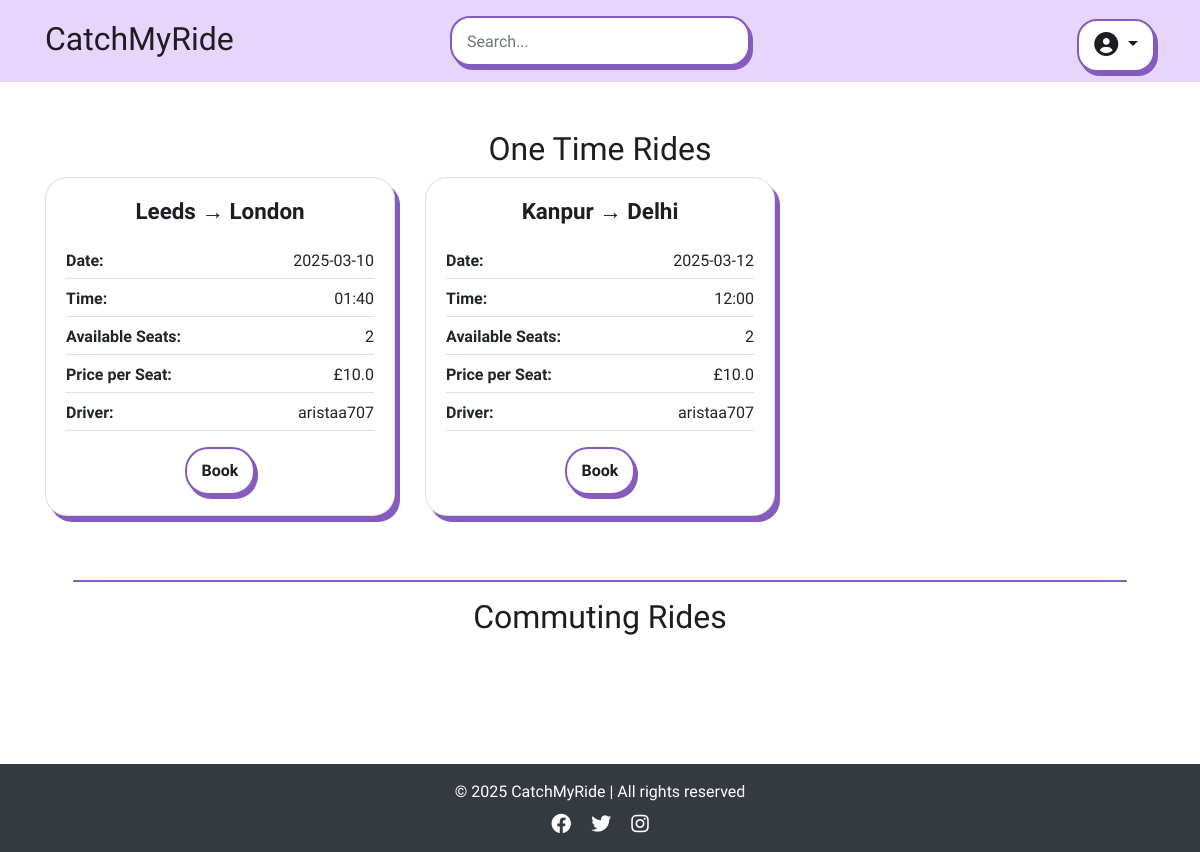
The page /view_journeys on the database its author committed.
### app/models.py (models this page shows, shortened)
class publish_ride(db.Model):
    id = db.Column(db.Integer, primary_key=True)
    driver_id = db.Column(db.Integer, db.ForeignKey('user.id'), nullable=False)
    driver_name = db.Column(db.String(100), nullable=False)  # Added Driver Name
    from_location = db.Column(db.String(200), nullable=False)
    to_location = db.Column(db.String(200), nullable=False)
    date_time = db.Column(db.DateTime, nullable=True)  # Now optional
    available_seats_per_date = db.Column(db.JSON, nullable=True)
    price_per_seat = db.Column(db.Float, nullable=False)
    category = db.Column(db.String(50), nullable=False)
    recurrence_dates = db.Column(db.String(255), nullable=True)
    commute_times = db.Column(db.String(255), nullable=True)  # Stores commute time slots
    is_available = db.Column(db.Boolean, default=True)

### app/views.py (the view)
@app.route('/view_journeys')
def view_journeys():
    db.session.commit()
    db.session.expire_all()
    journeys = publish_ride.query.all()
    booked_journey_ids = set()
    if current_user.is_authenticated:
        booked_journey_ids = {booking.ride_id for booking in book_ride.query.filter_by(user_id=current_user.id).all()}
    for journey in journeys:
        try:
            journey.seat_tracking = json.loads(journey.available_seats_per_date) if journey.available_seats_per_date else {}
        except (json.JSONDecodeError, TypeError):
            journey.seat_tracking = {}  # Prevent errors if data is invalid
        journey.user_has_booked = journey.id in booked_journey_ids
    return render_template('view_journeys.html', journeys=journeys, user=current_user)

### app/views.py (called while the page is built)
@app.context_processor
def inject_user():
    return dict(user=current_user)

### app/templates/view_journeys.html (shortened to what this page needs)
{% extends "base.html" %}
{% block content %}
<div class="container my-5">
    {% if journeys %}
        <h2 class="text-center">One Time Rides</h2>
        <div class="row">
            {% for journey in journeys if journey.category == "one-time" %}
            <div class="col-md-6 col-lg-4 mb-4">
                <div class="card">
                    <div class="card-body">
                        <h5 class="card-title">{{ journey.from_location }} → {{ journey.to_location }}</h5>
                        <div class="journey-details">
                            <div class="detail-item">
                                <span class="detail-heading">Date:</span>
                                <span>{{ journey.date_time.strftime('%Y-%m-%d') }}</span>
                            </div>
                            <div class="detail-item">
                                <span class="detail-heading">Time:</span>
                                <span>{{ journey.date_time.strftime('%H:%M') }}</span>
                            </div>
                            <div class="detail-item">
                                <span class="detail-heading">Available Seats:</span>
                                <span>{{ journey.seat_tracking.values() | max if journey.seat_tracking else 0 }}</span>
                            </div>
                            <div class="detail-item">
                                <span class="detail-heading">Price per Seat:</span>
                                <span>£{{ journey.price_per_seat }}</span>
                            </div>
                            <div class="detail-item">
                                <span class="detail-heading">Driver:</span>
                                <span>{{ journey.driver_name }}</span>
                            </div>
                        </div>
                        <div class="text-center mt-3">
                            {% if user and journey.user_has_booked %}
                                <form action="{{ url_for('book_onetime', ride_id=journey.id) }}" method="get">
                                    <button type="submit" class="btn btn-warning">Rebook</button>
                                </form>
                            {% else %}
                                {% if journey.seat_tracking and journey.seat_tracking.values() | max > 0 %}
                                    <form action="{{ url_for('book_onetime', ride_id=journey.id) }}" method="get">
                                        <button type="submit" class="btn btn-one">Book</button>
                                    </form>
                                {% else %}
                                    <button class="btn btn-danger" disabled>Fully Booked</button>
                                {% endif %}
                            {% endif %}
                        </div>
                    </div>
                </div>
            </div>
            {% endfor %}
        </div>
        <br><hr>
        <h2 class="text-center">Commuting Rides</h2>
    {% else %}
        <p class="text-center mt-4">No journeys available at the moment.</p>
    {% endif %}
</div>
{% endblock %}

### app/static/style.css (style rules this page uses)
body { margin: 0; background-color: #fff; font-family: "Oxanium", serif; font-weight: 300; }
h2 { font-family: 'Shrikhand', serif; color: #1f1d21; }
hr { border: none; border-radius: 3px; height: 1.5px; width: 95%; background-color: #855bbe; }
.btn-one { color: #1f1d21; background-color: white; padding: 10px 15px; font-weight: bold; border-radius: 23px; border: 2px solid #855bbe; box-shadow: 3px 4px 0px #855bbe; transition: all 0.2s ease-in-out; }
.card { border-radius: 22px; box-shadow: 5px 6px 0px #855bbe; transition: transform 0.2s ease-in-out; }
.card-title { font-weight: 700; color: #1f1d21; text-align: center; font-size: 1.4rem; margin-bottom: 25px; }
.card .text-center { margin-top: 15px; }
.journey-details { display: flex; flex-direction: column; gap: 8px; }
.detail-item { display: flex; justify-content: space-between; border-bottom: 1px solid #e6d6fc; padding-bottom: 5px; }
.detail-heading { font-weight: 600; }

### rows shown on the page
publish_ride: from_location "Leeds", to_location "London", date_time "2025-03-10", date_time "01:40", seat_tracking.values|max "2", price_per_seat "10.0", driver_name "aristaa707"
publish_ride: from_location "Kanpur", to_location "Delhi", date_time "2025-03-12", date_time "12:00", seat_tracking.values|max "2", price_per_seat "10.0", driver_name "aristaa707"
